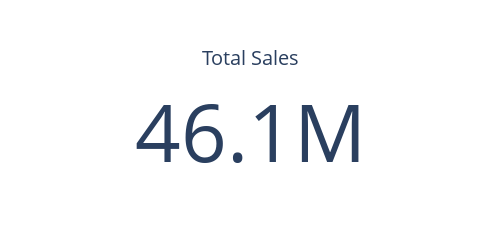

Notebook source saved alongside this figure:
### Code cell
import plotly.graph_objects as go

fig = go.Figure(go.Indicator(
    mode = "number",
    value = total_sales,
    title = {"text": "Total Sales"}))
fig.update_layout(
    font=dict(size=18),
    width=500,  #  width size
    height=200,  # height size
    margin=dict(l=20, r=20, t=40, b=20))  # smaller margi

fig.show()
print()

# Save chart as PNG
fig.write_image("total_sales.png",height=200,width=400)
# Display image in notebook (will show on GitHub)
Image("total_sales.png")

### Figure 1 — Plotly figure (JSON) as saved in the notebook; plotly's stock layout.template omitted (floating-point values rounded to 4 significant figures)
{"data": [{"mode": "number", "title": {"text": "Total Sales"}, "type": "indicator", "value": 46086887}], "layout": {"font": {"size": 18}, "height": 200, "margin": {"b": 20, "l": 20, "r": 20, "t": 40}, "width": 500}}
